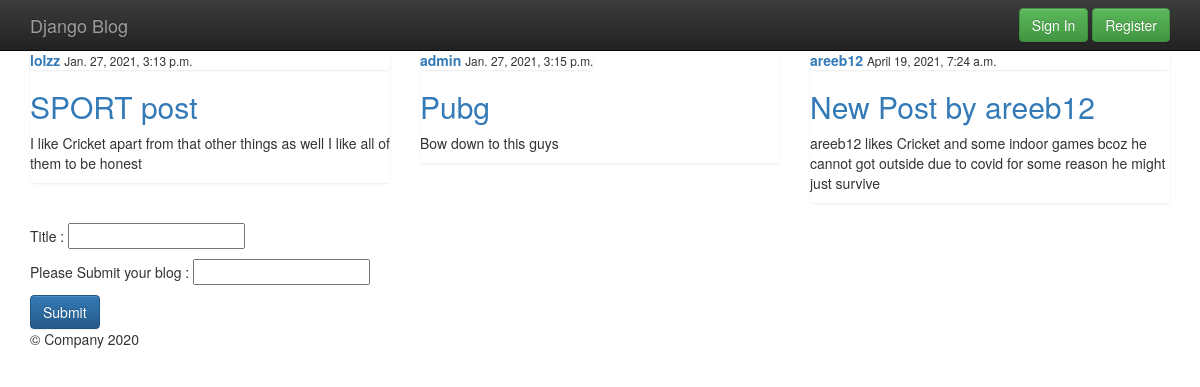
The app's page /sports/ with its own data.
### blog/models.py (models this page shows, shortened)
class S_Post(models.Model):
 	title = models.CharField( max_length = 100)
 	content = models.TextField()
 	date_posted  = models.DateTimeField( default = timezone.now)
 	author = models.ForeignKey( User , on_delete = models.CASCADE)

### blog/views.py (the view)
# urls.py: path('sports/' , views.sports , name = 'sports'),
def sports(request):
	context =  {
		'posts' : S_Post.objects.all()
	}
	return render( request  , 'blog/sports.html' , context)

### blog/templates/blog/sports.html (shortened to what this page needs)
{% extends 'blog/base.html' %}
{% block content %}
<section class="container">
	<div class="row">
	{% for p in posts %}
	<div class="col-md-4">
	<div class = 'list-group' >
		<article>
			<div class="media-body">
				{% if user.username|stringformat:"s" ==  p.author|stringformat:"s"  %}
				<div class="list-group">
					<a href=""> <strong>{{ p.author }}</strong></a>
					<small> {{ p.date_posted }} </small>
				</div>
				<h2><a  href="" > {{ p.title }} </a></h2>
				<p> {{ p.content }} </p>
				<h2><a  class = "btn btn-success " href = "{% url 'updatesports' p.id %}" role = 'button' > Update </a></h2>
				<h2><a  class = "btn btn-danger " href = "{% url 'deletesports' p.id %}" role = 'button' > Delete </a></h2>
				{% else %}
				<div class="list-group">
					<a href=""> <strong>{{ p.author }}</strong></a>
					<small> {{ p.date_posted }} </small>
				</div>
				<h2><a href=""> {{ p.title }} </a></h2>
				<p> {{ p.content }} </p>
				{% endif %}
			</div>
		</article>
	</div>
	</div>
	{% endfor %}
	</div>
</section>
<section class="container">
	<form action = "sports_post_add/"method="post" >
		<p>
			Title :
			<input type="text" name="sports_post_title"> </input>
		</p>
		<p>
			Please Submit your blog :
			<input type="text" name="sports_post_blog"></input>
		</p>
		<button class = "btn btn-primary " type = "submit"> Submit </button>
	</form>
</section>
{% endblock %}

### blog/static/blog/css/main.css (style rules this page uses)
h2,h3,h4,h5,h6 { color: #b30000; }

### blog/templates/blog/base.html (style rules this page uses)
body { padding-top: 50px; padding-bottom: 20px; }

### records on screen
S_Post: author "lolzz", date_posted "Jan. 27, 2021, 3:13 p.m.", title "SPORT post", content "I like Cricket apart from that other things as well I like all of them to be honest"
S_Post: author "admin", date_posted "Jan. 27, 2021, 3:15 p.m.", title "Pubg", content "Bow down to this guys"
S_Post: author "areeb12", date_posted "April 19, 2021, 7:24 a.m.", title "New Post by areeb12", content "areeb12 likes Cricket and some indoor games bcoz he cannot got outside due to covid for some reason he might just survive"
